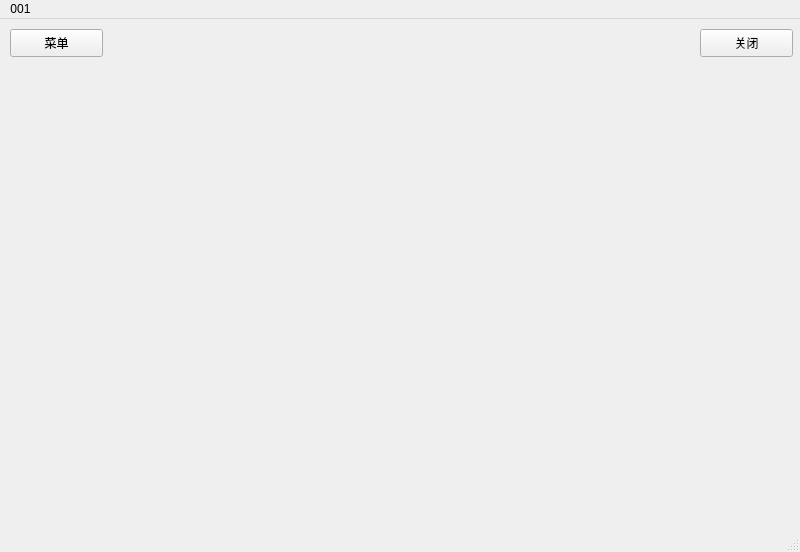
<?xml version="1.0" encoding="UTF-8"?>
<ui version="4.0">
 <class>MainWindow</class>
 <widget class="QMainWindow" name="MainWindow">
  <property name="geometry">
   <rect>
    <x>0</x>
    <y>0</y>
    <width>800</width>
    <height>552</height>
   </rect>
  </property>
  <property name="windowTitle">
   <string>MainWindow</string>
  </property>
  <widget class="QWidget" name="centralwidget">
   <widget class="QPushButton" name="pushButton">
    <property name="geometry">
     <rect>
      <x>10</x>
      <y>10</y>
      <width>93</width>
      <height>28</height>
     </rect>
    </property>
    <property name="text">
     <string>菜单</string>
    </property>
   </widget>
   <widget class="QPushButton" name="pushButton_2">
    <property name="geometry">
     <rect>
      <x>700</x>
      <y>10</y>
      <width>93</width>
      <height>28</height>
     </rect>
    </property>
    <property name="text">
     <string>关闭</string>
    </property>
   </widget>
  </widget>
  <widget class="QMenuBar" name="menubar">
   <property name="geometry">
    <rect>
     <x>0</x>
     <y>0</y>
     <width>800</width>
     <height>26</height>
    </rect>
   </property>
   <widget class="QMenu" name="menu001">
    <property name="title">
     <string>001</string>
    </property>
   </widget>
   <addaction name="menu001"/>
  </widget>
  <widget class="QStatusBar" name="statusbar"/>
 </widget>
 <resources/>
 <connections>
  <connection>
   <sender>pushButton_2</sender>
   <signal>clicked()</signal>
   <receiver>MainWindow</receiver>
   <slot>close()</slot>
   <hints>
    <hint type="sourcelabel">
     <x>729</x>
     <y>48</y>
    </hint>
    <hint type="destinationlabel">
     <x>695</x>
     <y>97</y>
    </hint>
   </hints>
  </connection>
 </connections>
</ui>
